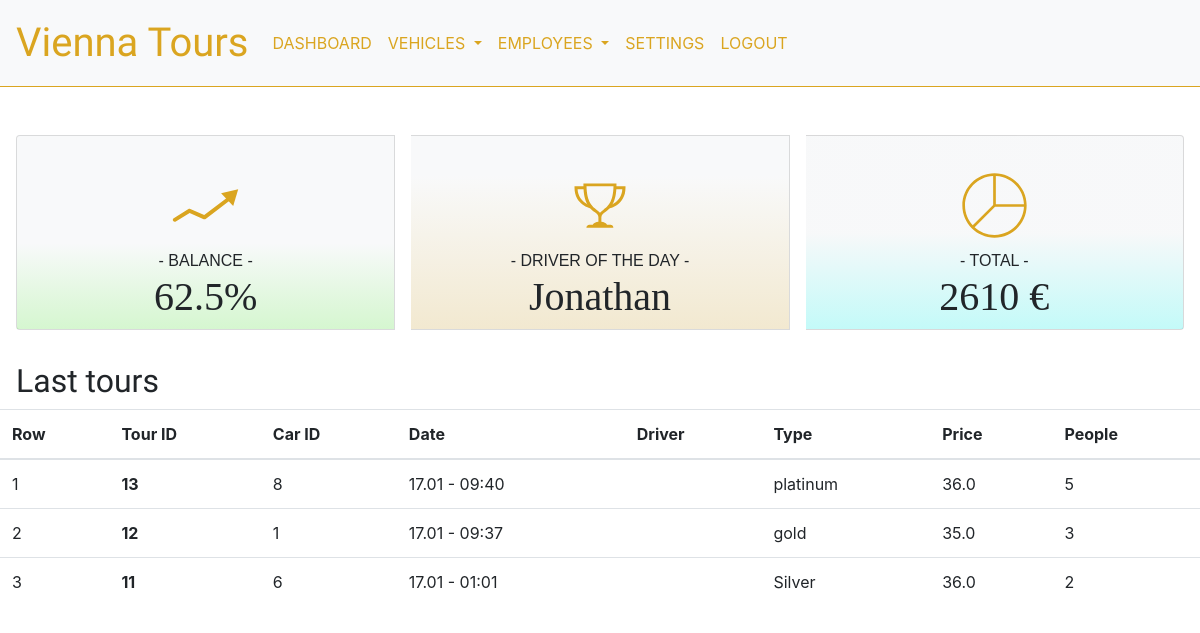
The page /supervisor/ (signed in) on the database as committed earlier.
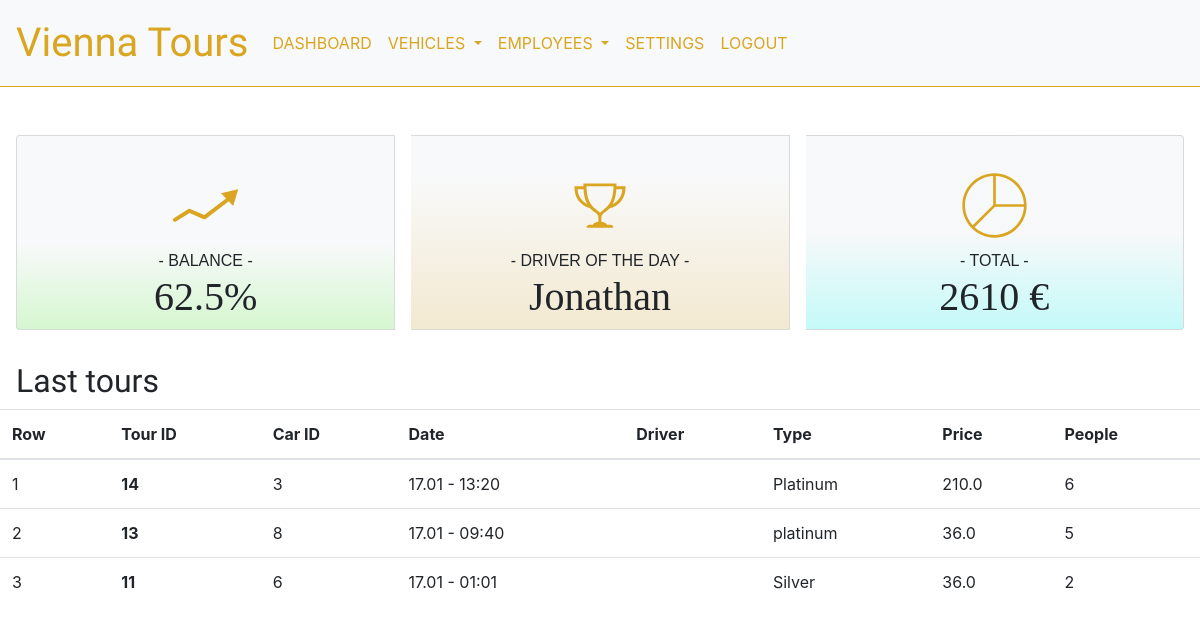
The same page on the database as committed later.
### supervisor/models.py (models this page shows, shortened)
class Tour(models.Model):
    TOUR_CHOICES = (('Silver', 'Silver'), ('Gold', 'Gold'), ('Platinum', 'Platinum'))
    driverID = models.ForeignKey(User, on_delete=models.DO_NOTHING)  #TODO change to something else. If User is deleted, delete tours?
    carID = models.ForeignKey(Car, on_delete=models.DO_NOTHING) #TODO change to something else
    date = models.DateTimeField(default=timezone.now)
    duration = models.FloatField()
    tourType = models.CharField(max_length=20, choices=TOUR_CHOICES, default='Silver')
    people = models.IntegerField()
    price = models.FloatField()

class Car(models.Model):
    latitude = models.FloatField(default=0.0)
    longitude = models.FloatField(default=0.0)
    photoOption = models.ImageField(default='default.png', upload_to='car_pics')

### supervisor/views.py (the view)
# urls.py: path('', views.dashboard, name='supervisor-dashboard'),
def dashboard(request):
    tours = {
        'tours' : Tour.objects.order_by("-date")[:3] #Get last 3 tours
    }
    return render(request, 'supervisor/index.html', tours)

### supervisor/templates/supervisor/index.html
{% extends "nav.html" %}
{% block content %}
<div class="card-group">
    <div class="card bg-light">
        <div class="card-body text-center" id="balance">
                <img class="card-img" alt="stats" src="../static/images/stats-icon.svg"/>
                 <p class="card-subtitle">- BALANCE -</p>
                <h1 class="card-header-tabs">62.5%</h1>
        </div>
    </div>
    <div class="card bg-light">
        <div class="card-body text-center" id="driver-of-the-day">
            <img class="card-img" alt="trophy" src="../static/images/trophy-icon.svg"/>
            <p class="card-subtitle">- DRIVER OF THE DAY -</p>
            <h1 class="card-header-tabs">Jonathan</h1>
        </div>
    </div>
    <div class="card bg-light">
        <div class="card-body text-center" id="total">
            <img class="card-img" alt="summary" src="../static/images/summary-icon.svg"/>
            <p class="card-subtitle">- TOTAL -</p>
            <h1 class="card-header-tabs">2610 €</h1>
        </div>
    </div>
</div>
<div class="table-header">
    <h2>Last tours</h2>
</div>
<table class="table">
    <thead>
        <tr>
            <th scope="col">Row</th>
            <th scope="col">Tour ID</th>
            <th scope="col">Car ID</th>
            <th scope="col">Date</th>
            <th scope="col">Driver</th>
            <th scope="col">Type</th>
            <th scope="col">Price</th>
            <th scope="col">People</th>
        </tr>
        </thead>
        <tbody>
    {% for post in tours %}
    <tr>
        <td>{{forloop.counter}}</td>
        <th scope="row">{{ post.id }}</th>
        <td>{{ post.carID.id }}</td>
        <td>{{ post.date|date:"d.m - H:i" }}</td>
        <td>{{ post.driverID.name }} {{ post.driverID.surname }}</td>
        <td>{{ post.tourType }}</td>
        <td>{{ post.price }}</td>
        <td>{{ post.people }}</td>
    </tr>
    {% endfor %}
</tbody>
</table>
{% endblock content %}

### supervisor/templates/nav.html (shortened to what this page needs)
<!DOCTYPE html>
<html lang="en">
<head>
    <link rel="stylesheet" href="/static/styles/style.css"/>
    <link rel="stylesheet" href="https://maxcdn.bootstrapcdn.com/bootstrap/4.5.2/css/bootstrap.min.css">
</head>
<body>
<nav class="navbar navbar-expand-md bg-light navbar-inverse">
    <a class="navbar-brand" href="{% url 'supervisor-dashboard' %}">Vienna Tours</a>
    <div class="collapse navbar-collapse" id="collapsibleNavbar">
        <ul class="navbar-nav">
            <li class="nav-item">
                <a class="nav-link" href="{% url 'supervisor-dashboard' %}">Dashboard</a>
            </li>
            <li class="nav-item">
                <div class="dropdown show">
                    <a class="nav-link dropdown-toggle" href="#" role="button" id="dropdownMenuLink"
                        data-toggle="dropdown" aria-haspopup="true" aria-expanded="false">
                        Vehicles
                    </a>
                </div>
            </li>
            <li class="nav-item">
                <div class="dropdown show">
                    <a class="nav-link dropdown-toggle" href="#" role="button" id="dropdownMenuLink"
                        data-toggle="dropdown" aria-haspopup="true" aria-expanded="false">
                        Employees
                    </a>
                </div>
            </li>
            <li class="nav-item">
                <a class="nav-link" href="{% url 'supervisor-settings' %}">Settings</a>
            </li>
            <li class="nav-item">
                <a class="nav-link" href="{% url 'logout' %}">Logout</a>
            </li>
        </ul>
    </div>
</nav>
{% block content %}{% endblock %}
</body>
</html>

### supervisor/static/styles/style.css (style rules this page uses)
body { padding-bottom: 5em; }
.nav-link, .navbar-brand { color: #daa520; }
.navbar { border-bottom: 1pt solid #daa520; margin-bottom: 2em; }
.nav-link { text-transform: uppercase; }
.navbar-brand { font-family: 'Dancing Script', cursive; font-size: 2.5em !important; }
.card-header-tabs { font-family: "Gill Sans MT", serif; }
.card-img { max-width: 20%; height: auto; margin: 1em; }
.card { font-family: 'PT Sans Narrow', sans-serif; margin: 1em; }
.table-header { margin-top: 2em; margin-left: 1em; font-family: 'Raleway', sans-serif; }
#balance { background: rgb(80,237,47); background: linear-gradient(0deg, rgba(80,237,47,0.20770306413581052) 0%, rgba(255,255,255,0.07044816217502625) 45%); }
#driver-of-the-day { background: rgb(218,165,32); background: linear-gradient(0deg, rgba(218,165,32,0.1936974618949142) 0%, rgba(255,255,255,0.07044816217502625) 80%); }
#total { background: rgb(45,253,244); background: linear-gradient(0deg, rgba(45,253,244,0.25812323220303746) 0%, rgba(208,206,202,0.017226873659620057) 50%); }
body { font-family: "Lato", sans-serif; }

Rows that differ between the two databases and show on the page:
removed Tour: id "12", carID.id "1", date "17.01 - 09:37", tourType "gold", price "35.0", people "3"
added Tour: id "14", carID.id "3", date "17.01 - 13:20", tourType "Platinum", price "210.0", people "6"
